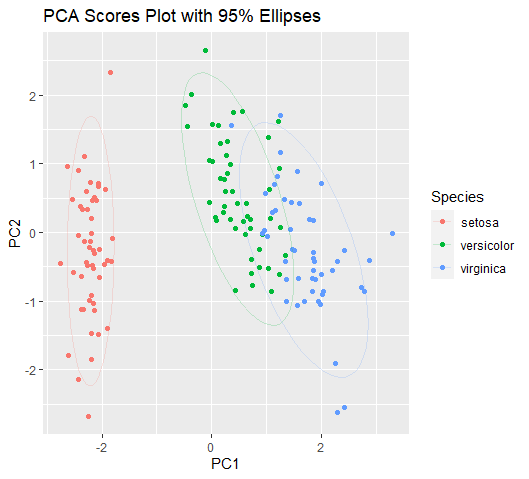

Reproduce this figure in R.
# PCA of the iris dataset in R. 
# The first two principal components explain 96.8% of the variance in the data.

iris_std <- scale(iris[,1:4])
pc <- prcomp(iris_std)
plot(pc, type="l", main="Scree Plot of Iris PC Analysis")

# Make a scores plot with each species with 95% ellipses. 
library(ggplot2)
library(dplyr)
log.iris <- log(iris[, 1:4])
iris.species <- iris[, 5]
pca <- prcomp(log.iris, center = TRUE,scale = TRUE)
scores <- as.data.frame(pca$x[,1:2])
scores$Species <- iris$Species
# I had to find an ggplot alternative because I had trouble installing ggbiplot.
ggplot(scores, aes(x = PC1, y = PC2, color = Species)) +
  geom_point() +
  stat_ellipse(aes(fill = Species), level = 0.95, alpha = 0.2, size = 0.5) +
  xlab("PC1") + ylab("PC2") +
  ggtitle("PCA Scores Plot with 95% Ellipses")

# Create a loadings plot, which shows the correlation between
# the original variables and the principal components,
# and the most influential variables per PC.

pca <- prcomp(log.iris, center = TRUE, scale. = TRUE)
loadings <- pca$rotation
plot(NULL, xlim = c(-1, 1), ylim = c(-1, 1), xlab = "PC1", ylab = "PC2")
arrows(0, 0, loadings[,1], loadings[,2], length = 0.1, col = "#0047ab")
text(loadings[, 1], loadings[, 2], labels = names(iris)[1:4], pos = 3)
